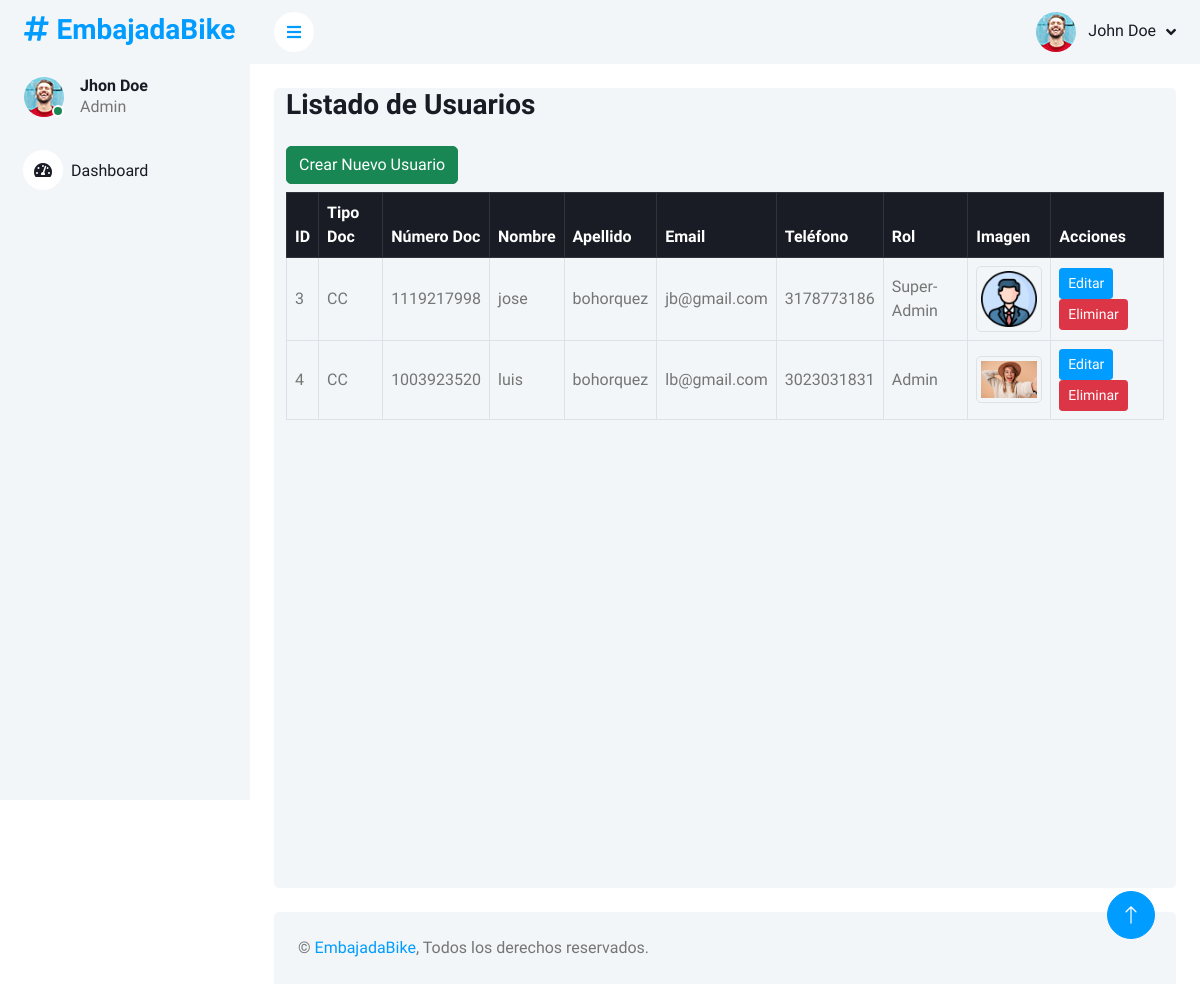
The page /index.php?c=Users (signed in) on the database its author committed.
### tables this page shows
CREATE TABLE `users` (
  `id_user` int NOT NULL COMMENT 'id unico del usuario',
  `user_tipe_doc` varchar(50) DEFAULT NULL COMMENT 'tipo de documento ti, cc, ce, pep',
  `user_num_doc` varchar(50) DEFAULT NULL COMMENT 'numero de documento del usuario',
  `user_name` varchar(50) DEFAULT NULL COMMENT 'nombre del usuario ',
  `user_last_name` varchar(50) DEFAULT NULL COMMENT 'apellidos del usuario ',
  `user_email` varchar(50) DEFAULT NULL COMMENT 'correo del usuario ',
  `user_pwd` varchar(50) DEFAULT NULL COMMENT 'contraseña del usuario ',
  `user_phone` varchar(50) DEFAULT NULL COMMENT 'telefono del usuario ',
  `user_charge` int DEFAULT NULL COMMENT 'rol o cargo dentro del sistema',
  `user_image` varchar(50) DEFAULT NULL COMMENT 'ruta de la imagen donde se alaceno la imagen de perfil del usuario'
);

### controllers/Users.php (called while the page is built, shortened)
<?php
require_once "models/User.php";
class Users {
    private $userModel;
    public function __construct() {
        $this->userModel = new User();
    }
    public function main() {
        $users = $this->userModel->getAll();
        require_once "views/charges/admin/modules/1_header.php";
        require_once "views/charges/admin/modules/2_nav_lat.php";
        require_once "views/charges/admin/modules/3_nav_sup.php";
        require_once "views/charges/admin/pages/users/read_users.php";
        require_once "views/charges/admin/modules/5_footer.php";
    }
}
?>

### models/Database.php (called while the page is built)
<?php
    class Database {
        private static $instance = null;
        private $pdo;
            private function __construct() {
                try {
                    $dsn = "mysql:host=localhost;dbname=en_bajada_bike_db;charset=utf8mb4";
                    $username = "root";
                    $password = "";
                    $this->pdo = new PDO($dsn, $username, $password);
                    $this->pdo->setAttribute(PDO::ATTR_ERRMODE, PDO::ERRMODE_EXCEPTION);
                } catch (PDOException $ex) {
                    die("Error en la conexión: " . $ex->getMessage());
                }
            }
            public static function getInstance() {
                if (!self::$instance) {
                    self::$instance = new Database();
                }
                return self::$instance;
            }
            public function getConnection() {
                return $this->pdo;
            }
    }
?>

### models/User.php (called while the page is built, shortened)
<?php
	require_once "Database.php";
			class User {
				private $pdo;
					public function __construct() {
						$this->pdo = Database::getInstance()->getConnection();
					}
						public function getAll() {
							$stmt = $this->pdo->prepare("SELECT * FROM users");
							$stmt->execute();
							return $stmt->fetchAll(PDO::FETCH_ASSOC);
						}
		}
?>

### views/charges/admin/pages/users/read_users.php (the view, shortened to what this page needs)
<div class="container-fluid pt-4 px-4">
    <div class="row vh-100 bg-light rounded align-items-start justify-content-start mx-0">
        <div class="col-12">
            <h3 class="mb-4">Listado de Usuarios</h3>
            <a href="index.php?c=Users&a=create" class="btn btn-success mb-2">Crear Nuevo Usuario</a>
            <div class="table-responsive">
                <table class="table table-bordered align-middle">
                    <thead class="table-dark">
                        <tr>
                            <th>ID</th>
                            <th>Tipo Doc</th>
                            <th>Número Doc</th>
                            <th>Nombre</th>
                            <th>Apellido</th>
                            <th>Email</th>
                            <th>Teléfono</th>
                            <th>Rol</th>
                            <th>Imagen</th>
                            <th>Acciones</th>
                        </tr>
                    </thead>
                    <tbody>
                        <?php if (!empty($users)): ?>
                            <?php foreach ($users as $user): ?>
                                <tr>
                                    <td><?php echo $user['id_user']; ?></td>
                                    <td><?php echo $user['user_tipe_doc']; ?></td>
                                    <td><?php echo $user['user_num_doc']; ?></td>
                                    <td><?php echo $user['user_name']; ?></td>
                                    <td><?php echo $user['user_last_name']; ?></td>
                                    <td><?php echo $user['user_email']; ?></td>
                                    <td><?php echo $user['user_phone']; ?></td>
                                    <td>
                                        <?php
                                            switch ($user['user_charge']) {
                                                case 1:
                                                    $role = "Super-Admin";
                                                    break;
                                                case 2:
                                                    $role = "Admin";
                                                    break;
                                            }
                                            echo $role;
                                        ?>
                                    </td>
                                    <td>
                                        <?php if (!empty($user['user_image'])): ?>
                                            <img src="assets/images/profile/<?php echo $user['user_image']; ?>" alt="Perfil" class="img-thumbnail" width="80">
                                        <?php else: ?>
                                            Sin imagen
                                        <?php endif; ?>
                                    </td>
                                    <td>
                                        <a href="index.php?c=Users&a=edit&id=<?php echo $user['id_user']; ?>" class="btn btn-primary btn-sm">Editar</a>
                                        <a href="index.php?c=Users&a=delete&id=<?php echo $user['id_user']; ?>" class="btn btn-danger btn-sm deleteUser">Eliminar</a>
                                    </td>
                                </tr>
                            <?php endforeach; ?>
                        <?php else: ?>
                            <tr>
                                <td colspan="10" class="text-center">No hay usuarios registrados.</td>
                            </tr>
                        <?php endif; ?>
                    </tbody>
                </table>
            </div>
        </div>
    </div>
</div>

### index.php (shortened to what this page needs)
<?php
        require_once "models/Database.php";
            if (!isset($_REQUEST['c'])) {
                require_once "controllers/Landing.php";
                $controller = new Landing;
                $controller->main();
            } else {
                $controller = new $controllerName;
                $action = isset($_REQUEST['a']) ? $_REQUEST['a'] : 'main';
                call_user_func([$controller, $action]);
            }
?>

### views/charges/admin/modules/1_header.php (shortened to what this page needs)
<!DOCTYPE html>
<html lang="en">
<head>
    <link href="https://cdnjs.cloudflare.com/ajax/libs/font-awesome/5.10.0/css/all.min.css" rel="stylesheet">
    <link href="https://cdn.jsdelivr.net/npm/bootstrap-icons@1.4.1/font/bootstrap-icons.css" rel="stylesheet">
    <link href="assets/dep/dashboard/lib/owlcarousel/assets/owl.carousel.min.css" rel="stylesheet">
    <link href="assets/dep/dashboard/lib/tempusdominus/css/tempusdominus-bootstrap-4.min.css" rel="stylesheet" />
    <link href="assets/dep/dashboard/css/bootstrap.min.css" rel="stylesheet">
    <link href="assets/dep/dashboard/css/style.css" rel="stylesheet">
</head>
<body>

### views/charges/admin/modules/2_nav_lat.php
<div class="container-xxl position-relative bg-white d-flex p-0">
    <div class="sidebar pe-4 pb-3">
        <nav class="navbar bg-light navbar-light">
            <a href="index.html" class="navbar-brand mx-4 mb-3">
                <h3 class="text-primary"><i class="fa fa-hashtag me-2"></i>EmbajadaBike</h3>
            </a>
            <div class="d-flex align-items-center ms-4 mb-4">
                <div class="position-relative">
                    <img class="rounded-circle" src="assets/dep/dashboard/img/user.jpg" alt=""
                        style="width: 40px; height: 40px;">
                    <div
                        class="bg-success rounded-circle border border-2 border-white position-absolute end-0 bottom-0 p-1">
                    </div>
                </div>
                <div class="ms-3">
                    <h6 class="mb-0">Jhon Doe</h6>
                    <span>Admin</span>
                </div>
            </div>
            <div class="navbar-nav w-100">
                <a href="" class="nav-item nav-link"><i class="fa fa-tachometer-alt me-2"></i>Dashboard</a>
            </div>
        </nav>
    </div>

### views/charges/admin/modules/3_nav_sup.php (shortened to what this page needs)
<div class="content">
    <nav class="navbar navbar-expand bg-light navbar-light sticky-top px-4 py-0">
        <a href="#" class="sidebar-toggler flex-shrink-0">
            <i class="fa fa-bars"></i>
        </a>
        <div class="navbar-nav align-items-center ms-auto">
            <div class="nav-item dropdown">
                <a href="#" class="nav-link dropdown-toggle" data-bs-toggle="dropdown">
                    <img class="rounded-circle me-lg-2" src="assets/dep/dashboard/img/user.jpg" alt=""
                        style="width: 40px; height: 40px;">
                    <span class="d-none d-lg-inline-flex">John Doe</span>
                </a>
            </div>
        </div>
    </nav>

### views/charges/admin/modules/5_footer.php (shortened to what this page needs)
<div class="container-fluid pt-4 px-4">
    <div class="bg-light rounded-top p-4">
        <div class="row">
            <div class="col-12 col-sm-6 text-center text-sm-start">
                &copy; <a href="#">EmbajadaBike</a>, Todos los derechos reservados.
            </div>
        </div>
    </div>
</div>
</div>
<a href="#" class="btn btn-lg btn-primary btn-lg-square back-to-top"><i class="bi bi-arrow-up"></i></a>
</div>
</body>
</html>

### assets/dep/dashboard/css/style.css (style rules this page uses)
:root { --primary: #009CFF; --light: #F3F6F9; --dark: #191C24; }
.back-to-top { position: fixed; display: none; right: 45px; bottom: 45px; z-index: 99; }
.btn { transition: .5s; }
.btn.btn-primary { color: #FFFFFF; }
.btn-lg-square { width: 48px; height: 48px; }
.btn-square, .btn-sm-square, .btn-lg-square { padding: 0; display: inline-flex; align-items: center; justify-content: center; font-weight: normal; border-radius: 50px; }
.sidebar { position: fixed; top: 0; left: 0; bottom: 0; width: 250px; height: 100vh; overflow-y: auto; background: var(--light); transition: 0.5s; z-index: 999; }
.content { margin-left: 250px; min-height: 100vh; background: #FFFFFF; transition: 0.5s; }
@media (min-width: 992px) { .sidebar { margin-left: 0; } }
@media (min-width: 992px) { .content { width: calc(100% - 250px); } }
.sidebar .navbar .navbar-nav .nav-link { padding: 7px 20px; color: var(--dark); font-weight: 500; border-left: 3px solid var(--light); border-radius: 0 30px 30px 0; outline: none; }
.sidebar .navbar .navbar-nav .nav-link i { width: 40px; height: 40px; display: inline-flex; align-items: center; justify-content: center; background: #FFFFFF; border-radius: 40px; }
.content .navbar .navbar-nav .nav-link { margin-left: 25px; padding: 12px 0; color: var(--dark); outline: none; }
.content .navbar .sidebar-toggler, .content .navbar .navbar-nav .nav-link i { width: 40px; height: 40px; display: inline-flex; align-items: center; justify-content: center; background: #FFFFFF; border-radius: 40px; }
.content .navbar .dropdown-toggle::after { margin-left: 6px; vertical-align: middle; border: none; content: "\f107"; font-family: "Font Awesome 5 Free"; font-weight: 900; transition: .5s; }

### rows shown on the page
users: id_user "3", user_tipe_doc "CC", user_num_doc "1119217998", user_name "jose", user_last_name "bohorquez", user_email "jb@gmail.com", user_phone "3178773186", user_charge "Super-Admin", user_image (picture)
users: id_user "4", user_tipe_doc "CC", user_num_doc "1003923520", user_name "luis", user_last_name "bohorquez", user_email "lb@gmail.com", user_phone "3023031831", user_charge "Admin", user_image (picture)
